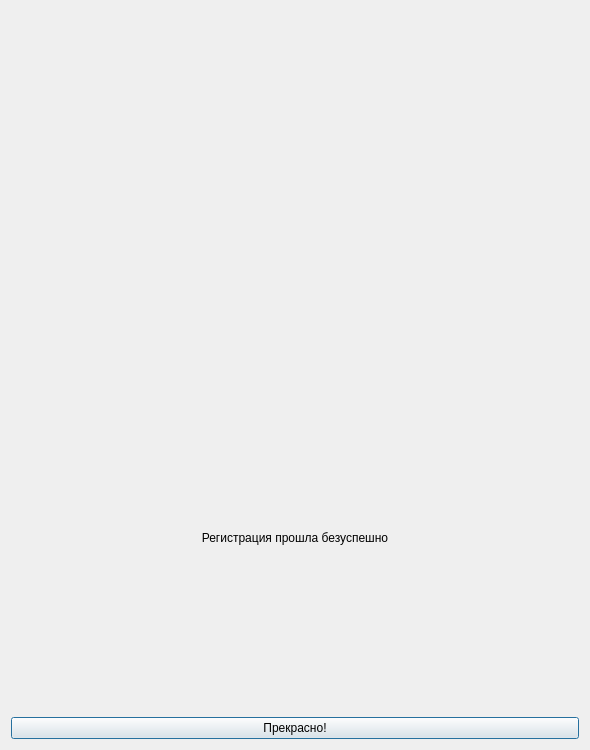
<?xml version="1.0" encoding="UTF-8"?>
<ui version="4.0">
 <class>SecondWindow</class>
 <widget class="QDialog" name="SecondWindow">
  <property name="geometry">
   <rect>
    <x>0</x>
    <y>0</y>
    <width>590</width>
    <height>750</height>
   </rect>
  </property>
  <property name="sizePolicy">
   <sizepolicy hsizetype="Preferred" vsizetype="Preferred">
    <horstretch>0</horstretch>
    <verstretch>0</verstretch>
   </sizepolicy>
  </property>
  <property name="minimumSize">
   <size>
    <width>590</width>
    <height>750</height>
   </size>
  </property>
  <property name="maximumSize">
   <size>
    <width>590</width>
    <height>750</height>
   </size>
  </property>
  <property name="windowTitle">
   <string>Dialog</string>
  </property>
  <layout class="QVBoxLayout" name="verticalLayout">
   <item>
    <widget class="QLabel" name="label_2">
     <property name="text">
      <string/>
     </property>
     <property name="pixmap">
      <pixmap>C:/Users/lkost/Desktop/6afc5c43a5050054d7482202e3b75239.jpg</pixmap>
     </property>
    </widget>
   </item>
   <item>
    <widget class="QLabel" name="label">
     <property name="text">
      <string>Регистрация прошла безуспешно</string>
     </property>
     <property name="alignment">
      <set>Qt::AlignCenter</set>
     </property>
    </widget>
   </item>
   <item>
    <widget class="QPushButton" name="pushButton">
     <property name="text">
      <string>Прекрасно!</string>
     </property>
    </widget>
   </item>
  </layout>
 </widget>
 <resources/>
 <connections/>
</ui>
